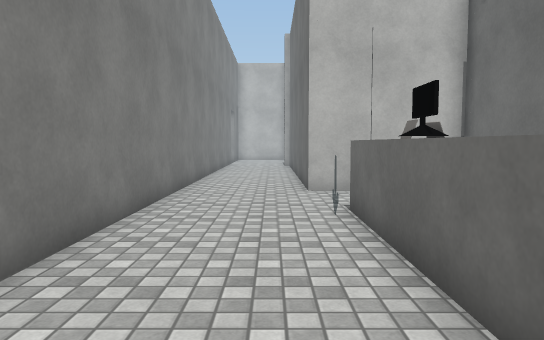
[1] (above)

16 first-person views from a walk through a scene from a Unity 3-D project. The camera is 1.3 m above the floor, tilts 4° down and sees 70° across. The floor is counted in squares, 1 m on a side. Each view is taken from the middle of a square. On the plan, view 1 faces up. The plan holds only what a view shows up to about 16 squares ahead; the rest is blank. The place goes on beyond the plan. The player is left out. Some animated figures are left out. Surface patterns are stand-ins for the level's own textures.

[2]
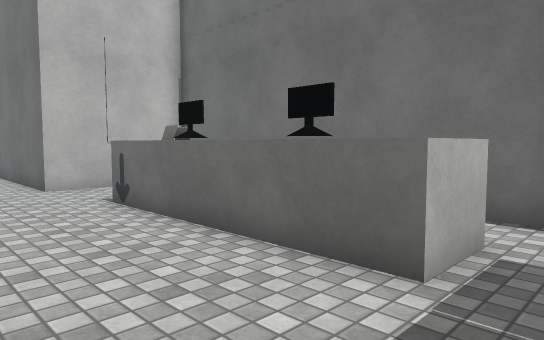

[3]
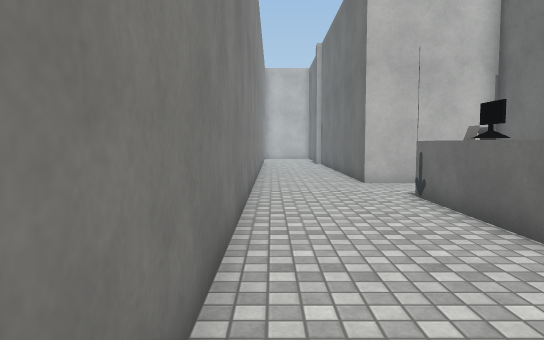

[4]
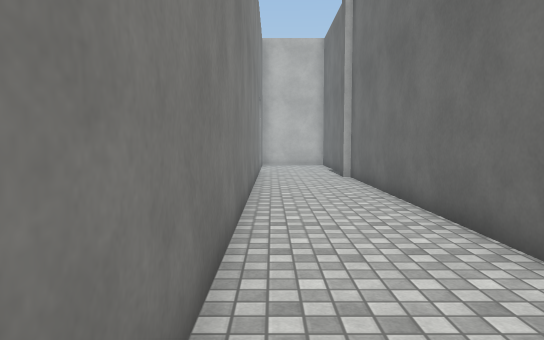

[5]
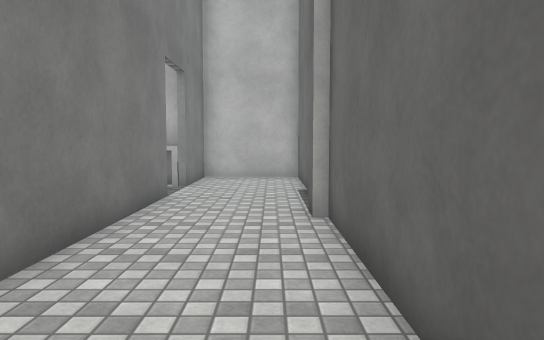

[6]
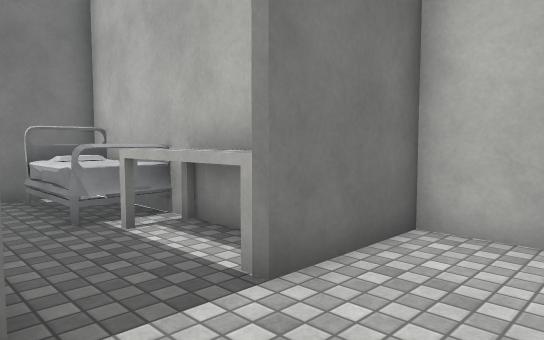

[7]
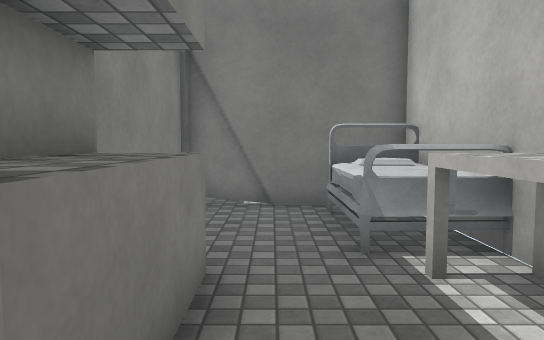

[8]
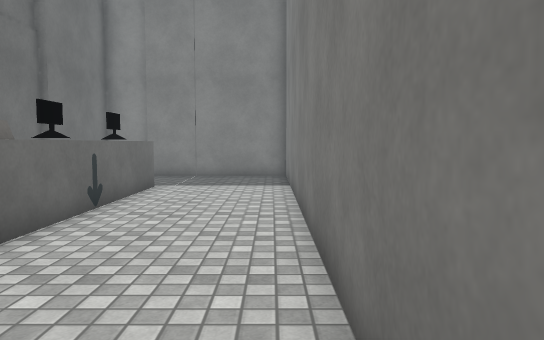

[9]
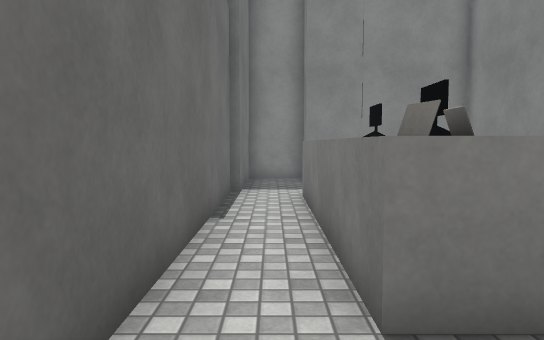

[10]
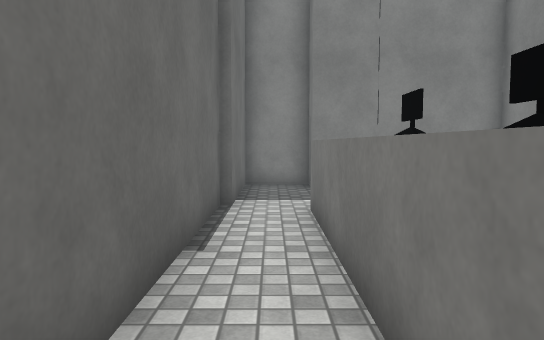

[11]
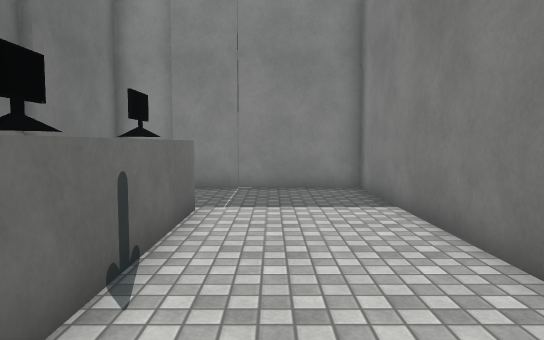

[12]
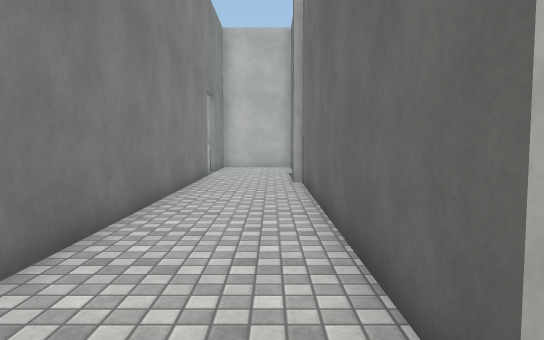

[13]
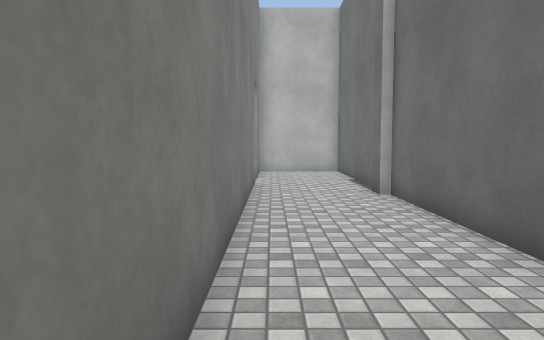

[14]
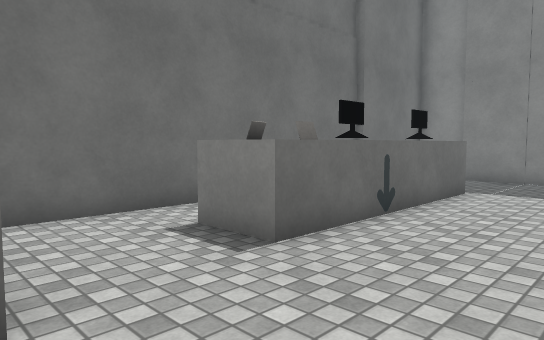

[15]
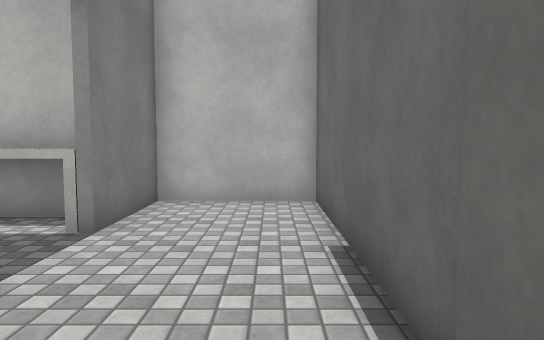

[16]
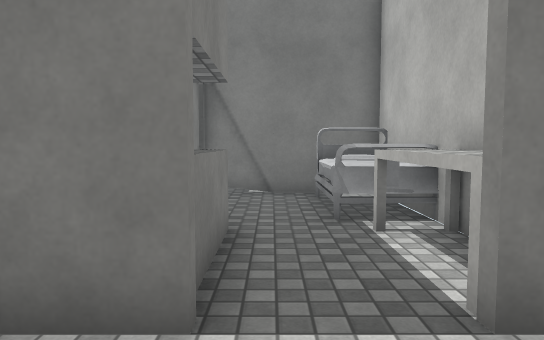

### Floor plan
Key: @ floor where view 1 was taken; # wall or solid block; . floor; = window, fence, low wall or low ledge; ^ raised ledge; L laptop; M monitor; T table; O other object.
Columns run from 10 left of view 1 to 5 right of it. Each row starts with its distance up from view 1.
 30        #####
 29        #...#
 28 ########...#
 27 #OOOTTTT...#
 26 #OOO.......#
 25 #..........#
 24 #...===#...#
 23 ########...#
 22        #...#
 21        #...#
 20        #...#
 19        #...#
 18        #...#
 17        #...#
 16        #...#
 15        #...#
 14        #...#
 13        #...#
 12        #...#
 11        #...#####
 10        #.......#
  9        #.......#
  8        #.......#
  7        #....^L.#
  6        #... LL.#
  5        #...=M^.#
  4        #....^^.#
  3        #....M^.#
  2        #....M^.#
  1        #....^^.#
  0        #..@....#
 -1        #.......#
 -2        #.......#
 -3        ######..#
 -4             ####

Positions as (right, up) in squares from view 1, and headings:
1: (0, 0), facing up
2: (-2, -1), facing up-right
3: (-2, -2), facing up
4: (-2, 7), facing up
5: (0, 15), facing up
6: (0, 24), facing up-left
7: (-2, 25), facing left
8: (-2, 12), facing down
9: (4, 10), facing down
10: (4, 8), facing down
11: (0, 8), facing down
12: (0, 9), facing up
13: (-2, 12), facing up
14: (-2, 11), facing down-right
15: (0, 21), facing up
16: (0, 25), facing left
